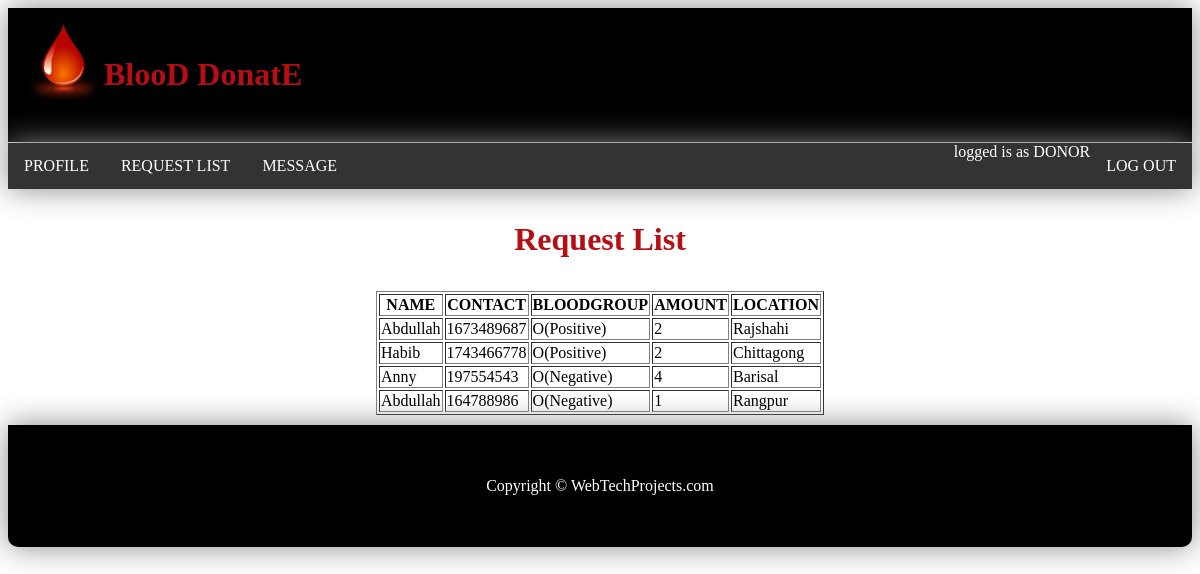
/view/doner_req_list.php (signed in), run on the app's committed database.
### tables this page shows
CREATE TABLE `request` (
  `id` int(11) NOT NULL,
  `name` varchar(70) NOT NULL,
  `contact` int(20) NOT NULL,
  `bgroup` varchar(70) NOT NULL,
  `amount` int(20) NOT NULL,
  `location` varchar(70) NOT NULL,
  `approved` int(11) NOT NULL
);

### data/dbcon.php (called while the page is built, shortened)
<?php
function get_db_connection(){
		$servername = "127.0.0.1:3306";
		$username = "root";
		$password = "";
		$dbname = "blooddonate";
		$conn = mysqli_connect($servername, $username, $password, $dbname);
		return $conn;
}
?>

### view/doner_req_list.php (the view, shortened to what this page needs)
<?php include('../data/dbcon.php')?>
<html>
  <head>
  </head>
<body>
<div class="container">
<header>
<a href="donor_login.php"><img src="bl.png" width="80px" height="80px" style="float:left" /><h1 >BlooD DonatE</h1></a>
</header>
<ul>
           <li><a href='profile.php'>PROFILE</a></li>
        <li><a href='doner_req_list.php'>REQUEST LIST</a></li>
		<li><a href='donor_msg.php'>MESSAGE</a></li>
		<li style='float:right'><a href='logout.php'>LOG OUT</a></li>
		<li style='float:right; color:white'>logged is as DONOR</li>
</ul>
</div>
<center>
<div id="log" >
<h1>Request List</h1>
<?php
	function get_all_donor_request(){
		$query = "SELECT * FROM `request` WHERE approved=1";
		return mysqli_query(get_db_connection(), $query);
        }
        $result = get_all_donor_request();
	echo '<table border="1"><tr><th>NAME</th><th>CONTACT</th><th>BLOODGROUP</th><th>AMOUNT</th><th>LOCATION</th></tr>';
	while($data3 = mysqli_fetch_assoc($result)){
			echo '<tr>
			<td>'.$data3['name'].'</td>
			<td>'.$data3['contact'].'</td>
			<td>'.$data3['bgroup'].'</td>
			<td>'.$data3['amount'].'</td>
			<td>'.$data3['location'].'</td>
			</tr>';
	}
	echo '</table>';
?>
</div>
</center>
<?php include("footer.php");?>
</body>
</html>

### view/doner_req_list.php (style rules this page uses)
header { padding: 1em; background-color: black; clear: left; box-shadow: 0px 0px 31px #888; margin-top: 1px; }
ul { list-style-type: none; margin: 0; padding: 0; overflow: hidden; background-color: #333; width:100%; box-shadow: 0px 0px 31px #888; margin-top: 1px; }
li { float: left; }
li a { display: block; color: white; text-align: center; padding: 14px 16px; text-decoration: none; }
a { text-decoration:none; }
h1 { padding: 11px 16px; color:#b70e13; }
.container { width: 100%; }

### data on the page
request: name "Abdullah", contact "1673489687", bgroup "O(Positive)", amount "2", location "Rajshahi"
request: name "Habib", contact "1743466778", bgroup "O(Positive)", amount "2", location "Chittagong"
request: name "Anny", contact "197554543", bgroup "O(Negative)", amount "4", location "Barisal"
request: name "Abdullah", contact "164788986", bgroup "O(Negative)", amount "1", location "Rangpur"
